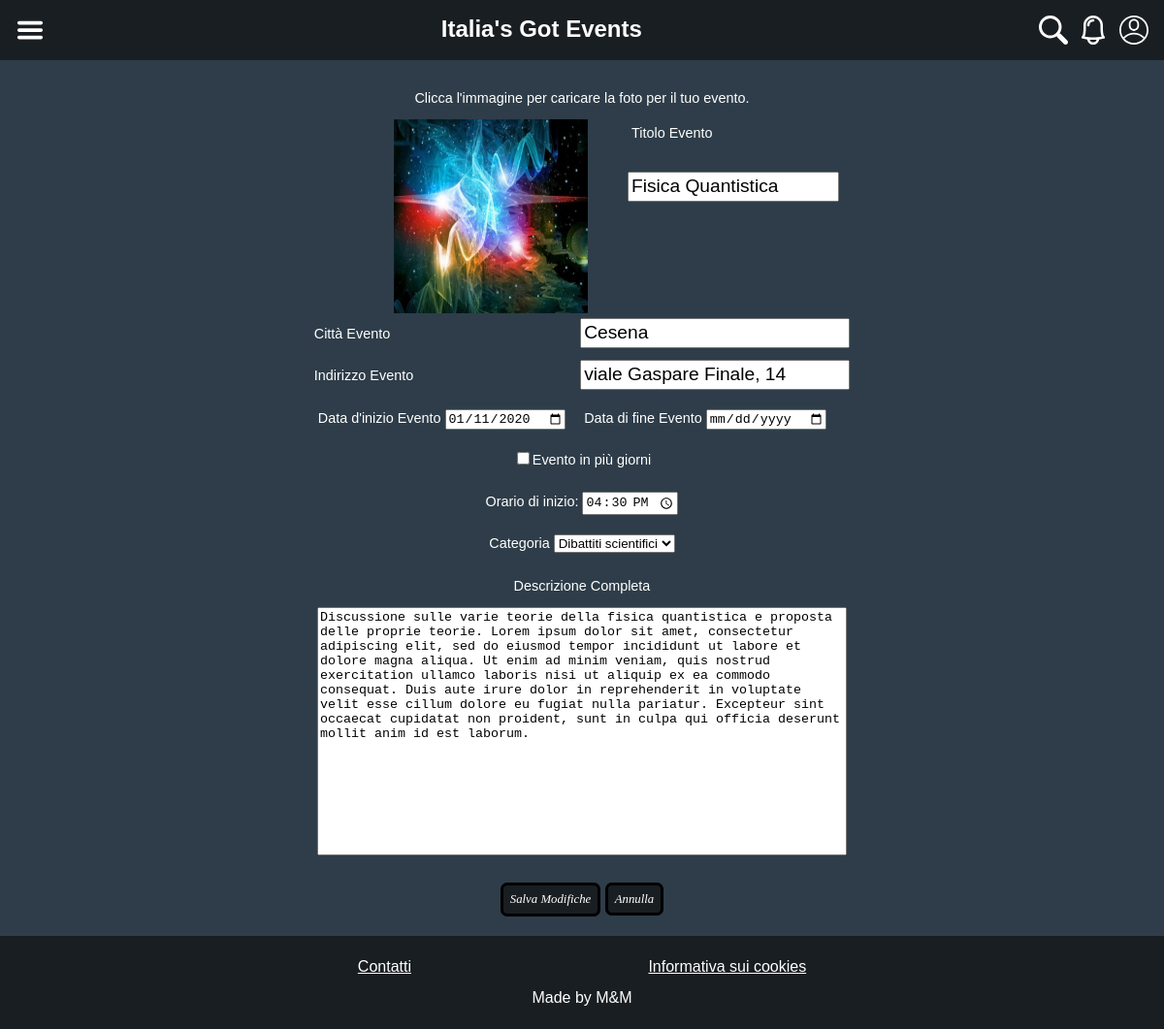
Page /manage_event.php?id=1 on the committed database.
### tables this page shows
CREATE TABLE `eventi` (
  `id_evento` bigint(20) NOT NULL,
  `categoria` bigint(20) NOT NULL,
  `titolo` varchar(255) NOT NULL,
  `luogo_avvenimento` varchar(255) NOT NULL,
  `indirizzo` varchar(255) NOT NULL,
  `data_avvenimento` date NOT NULL,
  `data_conclusione` date DEFAULT NULL,
  `orario` time NOT NULL,
  `descrizione_lunga` mediumtext NOT NULL,
  `prezzo` bigint(20) NOT NULL,
  `immagine_evento` varchar(255) DEFAULT NULL,
  `numero_visualizzazioni` bigint(20) NOT NULL,
  `organizzatore` bigint(20) NOT NULL,
  `data_inserimento` date NOT NULL,
  `evento_attivo` tinyint(1) NOT NULL
);

CREATE TABLE `categorie` (
  `id_categoria` bigint(20) NOT NULL,
  `nome_categoria` varchar(255) NOT NULL
);

### manage_event.php (called while the page is built, shortened)
<?php
    require_once("template/boot.php");
    if(isset($_GET["id"])){
        $event = $dbh->getEventFromId($_GET["id"]);
    }
    require("template/base.php");
?>

### utils/database.php (called while the page is built, shortened)
<?php
    class DatabaseHelper{
        private $db;
        public function __construct($servername, $username, $password, $dbname){
            $this->db = new mysqli($servername, $username, $password, $dbname);
        }
        public function getCategories(){
            $stmt = $this->db->prepare("SELECT * FROM categorie");
            $stmt->execute();
            return $stmt->get_result()->fetch_all(MYSQLI_ASSOC);
        }
        public function getEventFromId($id_evento){
            $stmt = $this->db->prepare("SELECT * FROM eventi, categorie, utenti WHERE id_evento = ? AND id_categoria = categoria AND id_utente = organizzatore");
            $stmt->bind_param("i", $id_evento);
            $stmt->execute();
            return $stmt->get_result()->fetch_all(MYSQLI_ASSOC)[0];
        }
    }
?>

### template/boot.php (called while the page is built, shortened)
<?php
require_once("utils/database.php");
$dbh = new DatabaseHelper("localhost", "root", "", "italias_got_events");
?>

### template/manage_event_base.php (the view, shortened to what this page needs)
<form action="<?php echo !isset($event) ? "create_event.php" : "update_event.php"; ?>" method="POST"  enctype="multipart/form-data">
    <label for="hidden_image_loader">Clicca l'immagine per caricare la foto per il tuo evento.</label>
    <img src=<?php echo isset($event) ? UPLOAD_DIR.$event["immagine_evento"] : UPLOAD_DIR."event_default.jpg"; ?> alt="Modifica Immagine dell'evento" class="big_image image_loader"/>
    <label for="title">Titolo Evento</label>
    <input type="text" id="title" name="title" required value="<?php echo isset($event) ? $event["titolo"]: "";?>"/>
    <label for="city">Citt&agrave; Evento</label>
    <input type="text" id="city" name="city" required value="<?php echo isset($event) ? ucfirst($event["luogo_avvenimento"]): "";?>" />
    <label for="address">Indirizzo Evento</label>
    <input type="text" id="address" name="address" required value="<?php echo isset($event) ? $event["indirizzo"]: "";?>"/>
    <label for="start_date">Data d'inizio Evento
    <input type="date" id="start_date" name="start_date" min="<?php echo date("Y-m-d"); ?>" required value="<?php echo isset($event) ? $event["data_avvenimento"]: "";?>"/></label>
    <label for="end_date" <?php echo !isset($event) || (isset($event) && $event["data_conclusione"] === "0000-00-00") ? "style = 'display : none;'" : ""; ?>>Data di fine Evento
    <input type="date" id="end_date" name="end_date" min="<?php echo date("Y-m-d"); ?>" value="<?php echo isset($event) ? $event["data_conclusione"]: "";?>"/></label>
    <label for="check_more_days" class="check_label"><input type="checkbox" name="check_more_days" value="Evento in più giorni" id="check_more_days" <?php echo isset($event["data_conclusione"]) ? "checked" : ""; ?>/>Evento in pi&ugrave; giorni</label>
    <label class="hour">Orario di inizio: <input type="time" name="time" required value="<?php echo isset($event) ? substr($event["orario"], 0, 5): "";?>"/></label>
    <label for="categories">Categoria
    <select name="category" id="categories">
    <?php foreach($dbh->getCategories() as $categoria): ?>
        <option value="<?php echo $categoria["id_categoria"]; ?>" <?php echo isset($event) && $event["categoria"] === $categoria["id_categoria"] ? "selected" : "";?>><?php echo $categoria["nome_categoria"]; ?></option>
    <?php endforeach; ?>
    </select>
    </label>
    <label for="long_desc">Descrizione Completa</label>
    <textarea id="long_desc" name="long_desc" required><?php echo isset($event) ? $event["descrizione_lunga"] : "";?></textarea>
    <input type="submit" class="button accept" value="<?php echo !isset($event) ? "Crea" : "Salva Modifiche"; ?>" />
    <a class="button cancel" onclick="goBack()">Annulla</a>
</form>

### css/style.css (style rules this page uses)
html { height: 100%; }
body { display: flex; flex-direction: column; width: 100%; min-height: 100%; background-color: #2E3D49; margin: 0; color: white; font-family: "Average Sans", sans-serif; font-size: 100%; position: relative; }
.big_image { width: 100px; height: 100px; float: left; margin-left: 2%; margin-right: 5%; }
a { color: white; }
main > form > label, main > form > input { display: inline-block; width: 45%; line-height: 3; }
main > form > label[for="username"], main > form > input#username, main > form > label[for="title"], main > form > input#title { line-height: 2; width: 35%; margin-right: 4%; margin-bottom: 25px; }
main > form > label { text-align: left; font-size: 90%; }
main > form > input { height: 25px; font-size: 120%; }
main > form > label[for="img"], main > form > input[type="checkbox"], main > form > label[for="long_desc"] { display: block; text-align: center; width: auto; }
main > form > input[type="submit"] { margin-top: 4%; width: auto; box-sizing: content-box; }
main > form { text-align: center; }
label[for="hidden_image_loader"] { line-height: 3; display: block; width: auto; text-align: center; }
.button { border: black 3px solid; background-color: #191E22; color: white; padding: 7px; cursor: pointer; font-size: 80%; font-style: italic; text-decoration: none; border-radius: 7px; height: auto; line-height: initial; font-family: "Times New Roman", Times, serif; }
.check_label, .hour, .price_label { width: initial; display: block; text-align: center; }
form > textarea { width: 90%; resize: none; height: 250px; }
@media screen and (min-width: 768px) { section > img, #cart > li img, main article img, form > img { padding-left: calc(49% - 200px); } }
@media screen and (min-width: 768px) { form[action="update_event.php"] label[for="categories"], form[action="create_event.php"] label[for="categories"] { text-align: center; } }
@media screen and (min-width: 768px) { .big_image { width: 200px; height: 200px; } }

### rows in the picture
eventi: immagine_evento (picture), title "Fisica Quantistica", city "Cesena", address "viale Gaspare Finale, 14", start_date "01/11/2020", time "16:30", category "Dibattiti scientifici", long_desc "Discussione sulle varie teorie della fisica quantistica e proposta delle proprie teorie. Lorem ipsum dolor sit amet, consectetur adipiscing elit, sed do eiusmod tempor incididunt ut labore et dolore magna aliqua. Ut enim ad minim veniam, quis nostrud exercitation ullamco laboris nisi ut aliquip ex ea commodo consequat. Duis aute irure dolor in reprehenderit in voluptate velit esse cillum dolore eu fugiat nulla pariatur. Excepteur sint occaecat cupidatat non proident, sunt in culpa qui officia deserunt mollit anim id est laborum."
